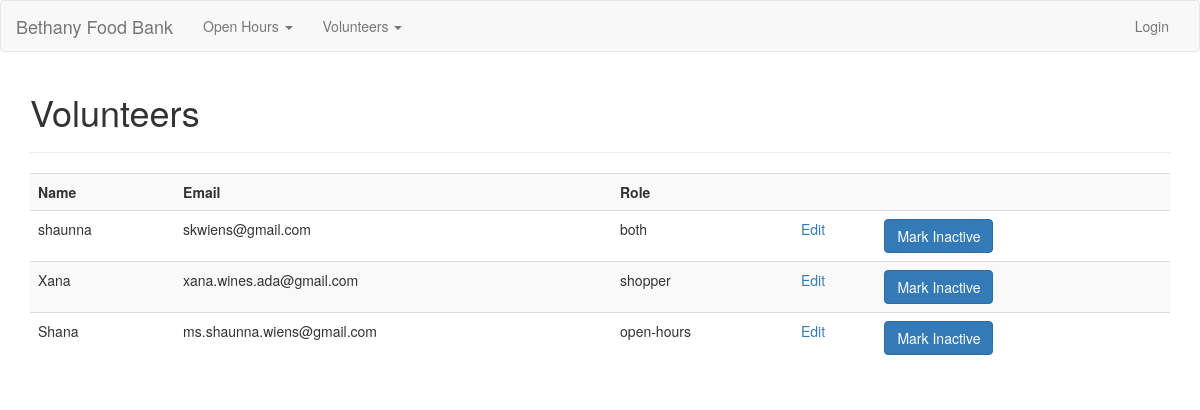
/volunteers/, run on the app's committed database.
### app/models.py (models this page shows, shortened)
class Volunteer(db.Model):
    id = db.Column(db.Integer(), primary_key=True)
    name = db.Column(db.String(100))
    role = db.Column(db.String(50))
    email = db.Column(db.String(255), unique=True, nullable=False)
    active = db.Column(db.Boolean)
    openhours = db.relationship('Openhour', secondary=openhour_volunteers, backref='ohvolunteers', lazy='subquery')
    openhour_shoppers = db.relationship('Openhour', secondary=openhour_shoppers, backref='ohshoppers', lazy='subquery')
    notes = db.relationship('Note', backref='openhour', lazy=True)

### app/volunteers/views.py (the view)
@volunteers_blueprint.route('/', methods=['GET', 'POST'])
def volunteers():
    if request.method == 'POST':
        print('receiving post')
        volid = request.form['id']
        volunteer = Volunteer.query.get(volid)
        if request.form['submit'] == 'Mark Active':
            print('marking active!!!!!!!!!!')
            volunteer.active = True
            flash('Volunteer %s status changed to Active' % volunteer.name, 'success')
        elif request.form['submit'] == 'Mark Inactive':
            print('MARKING INACTIVEEEEE!!!!')
            volunteer.active = False
            flash('Status of %s changed to Inactive' % volunteer.name, 'success')
        db.session.commit()
        return redirect(url_for('volunteers.volunteers'))
    elif request.method == 'GET':
        volunteers = Volunteer.query.all()
        if volunteers:
            return render_template('volunteers.html', volunteers=volunteers)
        else:
            msg = 'No Volunteers Found'
            return render_template('volunteers.html', msg=msg)

### app/volunteers/templates/volunteers.html (shortened to what this page needs)
{% extends 'layout.html' %}
{% block body %}
  <h1>Volunteers</h1>
  <hr>
  <table class="table table-striped">
    <tr>
      <th>Name</th>
      <th>Email</th>
      <th>Role</th>
      <th></th>
      <th></th>
      <th></th>
    </tr>
    {% for volunteer in volunteers %}
      <tr>
        <td>{{ volunteer.name }}</td>
        <td>{{ volunteer.email }}</td>
        <td>{{ volunteer.role }}</td>
        <td><a href="{{volunteer.id}}/edit">Edit</a></td>
        <td>
          <form action="" method="POST">
            {% if volunteer.active == True %}
              <input class="btn btn-primary" type="submit" name="submit" value="Mark Inactive" data={{volunteer.id}}/>
            {% else %}
              <input type="hidden" name="id" value={{volunteer.id}}>
              <input class="btn btn-primary" type="submit" name="submit" value="Mark Active" data={{volunteer.id}}/>
            {% endif %}
          </form>
        </td>
        <td></td>
      </tr>
    {% endfor %}
  </table>
{% endblock %}

### data on the page
Volunteer: name "shaunna", email "skwiens@gmail.com", role "both"
Volunteer: name "Xana", email "xana.wines.ada@gmail.com", role "shopper"
Volunteer: name "Shana", email "ms.shaunna.wiens@gmail.com", role "open-hours"
